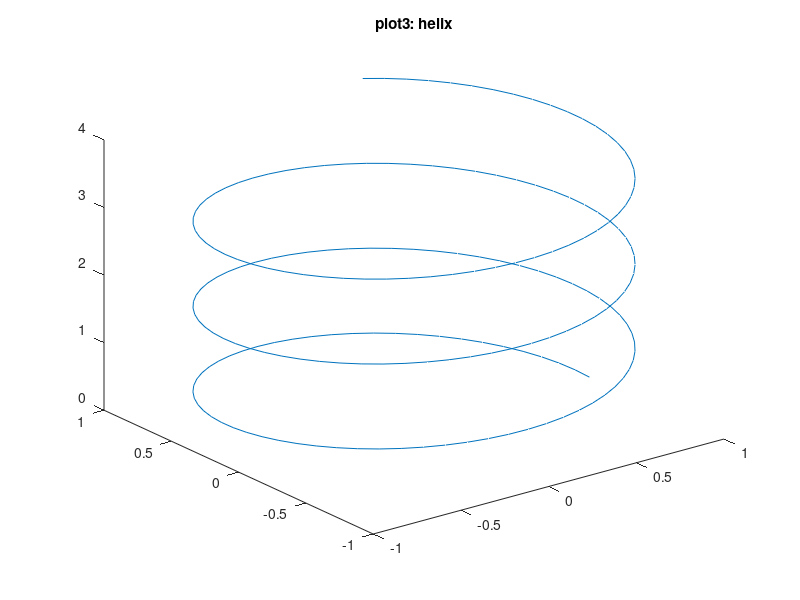

This chart was generated by the following MATLAB code:
% 3-D helix via plot3 with the default view.
t = 0:0.1:20;
x = cos(t);
y = sin(t);
z = t * 0.2;

figure;
plot3(x, y, z);
title('plot3: helix');
saveas(gcf, '/tmp/plot_3d_helix.png');
